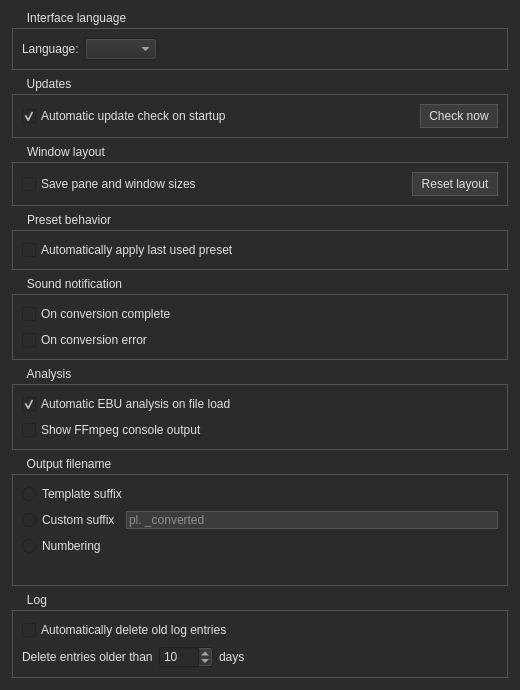
<?xml version="1.0" encoding="UTF-8"?>
<ui version="4.0">
 <class>SettingsContent</class>
 <widget class="QWidget" name="SettingsContent">
  <property name="geometry">
   <rect>
    <x>0</x>
    <y>0</y>
    <width>520</width>
    <height>380</height>
   </rect>
  </property>
  <property name="styleSheet">
   <string notr="true">QWidget { background: #2b2b2b; color: #e0e0e0; }
QPushButton { background: #3c3c3c; color: #e0e0e0; border: 1px solid #555555; padding: 4px 8px; }
QPushButton:hover { background: #4a4a4a; }
QLineEdit { background: #3c3c3c; color: #e0e0e0; border: 1px solid #555555; }
QGroupBox { color: #e0e0e0; border: 1px solid #555555; margin-top: 16px; }
QGroupBox::title { subcontrol-origin: margin; left: 10px; padding: 0 3px; top: -1px; }
QLabel { color: #e0e0e0; }
QRadioButton { color: #e0e0e0; }
QCheckBox { color: #e0e0e0; }</string>
  </property>
  <layout class="QVBoxLayout" name="verticalLayout">
   <property name="leftMargin">
    <number>12</number>
   </property>
   <property name="topMargin">
    <number>12</number>
   </property>
   <property name="rightMargin">
    <number>12</number>
   </property>
   <property name="bottomMargin">
    <number>12</number>
   </property>
   <property name="spacing">
    <number>8</number>
   </property>
   <item>
    <widget class="QGroupBox" name="languageGroup">
     <property name="title">
      <string>Interface language</string>
     </property>
     <layout class="QHBoxLayout" name="languageLayout">
      <item>
       <widget class="QLabel" name="languageLabel">
        <property name="text">
         <string>Language:</string>
        </property>
       </widget>
      </item>
      <item>
       <widget class="QComboBox" name="languageCombo">
        <property name="minimumWidth">
         <number>140</number>
        </property>
       </widget>
      </item>
      <item>
       <spacer name="languageHSpacer">
        <property name="orientation">
         <enum>Qt::Horizontal</enum>
        </property>
        <property name="sizeHint" stdset="0">
         <size>
          <width>40</width>
          <height>20</height>
         </size>
        </property>
       </spacer>
      </item>
     </layout>
    </widget>
   </item>
   <item>
    <widget class="QGroupBox" name="updateGroup">
     <property name="title">
      <string>Updates</string>
     </property>
     <layout class="QVBoxLayout" name="updateLayout">
      <item>
       <layout class="QHBoxLayout" name="updateRow">
        <item>
         <widget class="QCheckBox" name="autoUpdateCheck">
          <property name="text">
           <string>Automatic update check on startup</string>
          </property>
          <property name="checked">
           <bool>true</bool>
          </property>
         </widget>
        </item>
        <item>
         <spacer name="updateHSpacer">
          <property name="orientation">
           <enum>Qt::Horizontal</enum>
          </property>
          <property name="sizeHint" stdset="0">
           <size>
            <width>40</width>
            <height>20</height>
           </size>
          </property>
         </spacer>
        </item>
        <item>
         <widget class="QPushButton" name="checkUpdatesButton">
          <property name="text">
           <string>Check now</string>
          </property>
          <property name="maximumWidth">
           <number>110</number>
          </property>
         </widget>
        </item>
       </layout>
      </item>
     </layout>
    </widget>
   </item>
   <item>
    <widget class="QGroupBox" name="layoutGroup">
     <property name="title">
      <string>Window layout</string>
     </property>
     <layout class="QVBoxLayout" name="layoutGroupLayout">
      <item>
       <layout class="QHBoxLayout" name="layoutRow">
        <item>
         <widget class="QCheckBox" name="savePanesCheck">
          <property name="text">
           <string>Save pane and window sizes</string>
          </property>
         </widget>
        </item>
        <item>
         <spacer name="layoutHSpacer">
          <property name="orientation">
           <enum>Qt::Horizontal</enum>
          </property>
          <property name="sizeHint" stdset="0">
           <size>
            <width>40</width>
            <height>20</height>
           </size>
          </property>
         </spacer>
        </item>
        <item>
         <widget class="QPushButton" name="resetLayoutButton">
          <property name="text">
           <string>Reset layout</string>
          </property>
          <property name="maximumWidth">
           <number>110</number>
          </property>
         </widget>
        </item>
       </layout>
      </item>
     </layout>
    </widget>
   </item>
   <item>
    <widget class="QGroupBox" name="presetsGroup">
     <property name="title">
      <string>Preset behavior</string>
     </property>
     <layout class="QVBoxLayout" name="presetsLayout">
      <item>
       <widget class="QCheckBox" name="autoApplyPresetCheck">
        <property name="text">
         <string>Automatically apply last used preset</string>
        </property>
       </widget>
      </item>
     </layout>
    </widget>
   </item>
   <item>
    <widget class="QGroupBox" name="soundsGroup">
     <property name="title">
      <string>Sound notification</string>
     </property>
     <layout class="QVBoxLayout" name="soundsLayout">
      <item>
       <widget class="QCheckBox" name="successSoundCheck">
        <property name="text">
         <string>On conversion complete</string>
        </property>
       </widget>
      </item>
      <item>
       <widget class="QCheckBox" name="errorSoundCheck">
        <property name="text">
         <string>On conversion error</string>
        </property>
       </widget>
      </item>
     </layout>
    </widget>
   </item>
   <item>
    <widget class="QGroupBox" name="analysisGroup">
     <property name="title">
      <string>Analysis</string>
     </property>
     <layout class="QVBoxLayout" name="analysisLayout">
      <item>
       <widget class="QCheckBox" name="autoEbuCheck">
        <property name="text">
         <string>Automatic EBU analysis on file load</string>
        </property>
        <property name="checked">
         <bool>true</bool>
        </property>
       </widget>
      </item>
      <item>
       <widget class="QCheckBox" name="showConsoleCheck">
        <property name="text">
         <string>Show FFmpeg console output</string>
        </property>
       </widget>
      </item>
     </layout>
    </widget>
   </item>
   <item>
    <widget class="QGroupBox" name="namingGroup">
     <property name="title">
      <string>Output filename</string>
     </property>
     <layout class="QVBoxLayout" name="namingLayout">
      <item>
       <widget class="QRadioButton" name="templateRadio">
        <property name="text">
         <string>Template suffix</string>
        </property>
       </widget>
      </item>
      <item>
       <layout class="QHBoxLayout" name="customRow">
        <item>
         <widget class="QRadioButton" name="customRadio">
          <property name="text">
           <string>Custom suffix</string>
          </property>
         </widget>
        </item>
        <item>
         <widget class="QLineEdit" name="customSuffixEdit">
          <property name="placeholderText">
           <string>pl. _converted</string>
          </property>
         </widget>
        </item>
       </layout>
      </item>
      <item>
       <widget class="QRadioButton" name="numberingRadio">
        <property name="text">
         <string>Numbering</string>
        </property>
       </widget>
      </item>
      <item>
       <widget class="QLabel" name="exampleLabel">
        <property name="text">
         <string/>
        </property>
       </widget>
      </item>
     </layout>
    </widget>
   </item>
   <item>
    <widget class="QGroupBox" name="logGroup">
     <property name="title">
      <string>Log</string>
     </property>
     <layout class="QVBoxLayout" name="logGroupLayout">
      <item>
       <layout class="QHBoxLayout" name="logAutoDeleteRow">
        <item>
         <widget class="QCheckBox" name="autoDeleteLogCheck">
          <property name="text">
           <string>Automatically delete old log entries</string>
          </property>
         </widget>
        </item>
        <item>
         <spacer name="logAutoDeleteSpacer">
          <property name="orientation">
           <enum>Qt::Horizontal</enum>
          </property>
          <property name="sizeHint" stdset="0">
           <size>
            <width>40</width>
            <height>20</height>
           </size>
          </property>
         </spacer>
        </item>
       </layout>
      </item>
      <item>
       <layout class="QHBoxLayout" name="logRetentionRow">
        <item>
         <widget class="QLabel" name="logRetentionLabel">
          <property name="text">
           <string>Delete entries older than</string>
          </property>
         </widget>
        </item>
        <item>
         <widget class="QSpinBox" name="logRetentionDays">
          <property name="minimum">
           <number>1</number>
          </property>
          <property name="maximum">
           <number>3650</number>
          </property>
          <property name="value">
           <number>10</number>
          </property>
          <property name="maximumWidth">
           <number>70</number>
          </property>
         </widget>
        </item>
        <item>
         <widget class="QLabel" name="logRetentionDaysLabel">
          <property name="text">
           <string>days</string>
          </property>
         </widget>
        </item>
        <item>
         <spacer name="logRetentionSpacer">
          <property name="orientation">
           <enum>Qt::Horizontal</enum>
          </property>
          <property name="sizeHint" stdset="0">
           <size>
            <width>40</width>
            <height>20</height>
           </size>
          </property>
         </spacer>
        </item>
       </layout>
      </item>
     </layout>
    </widget>
   </item>
   <item>
    <spacer name="verticalSpacer">
     <property name="orientation">
      <enum>Qt::Vertical</enum>
     </property>
     <property name="sizeHint" stdset="0">
      <size>
       <width>20</width>
       <height>10</height>
      </size>
     </property>
    </spacer>
   </item>
  </layout>
 </widget>
 <resources/>
 <connections/>
</ui>
